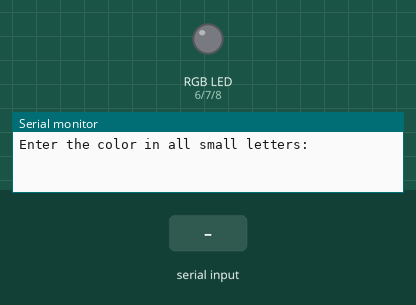
The sketch below on a simulated Arduino Uno, built with avr-gcc and run on an emulated ATmega328P. Shown: an RGB LED mixed from three pins (HIGH = lit), the last lines printed to the serial monitor. The test bench sets the inputs (shaded band).

Above: at 1.2 s.
1.3 s: "red" received over Serial
At 2.7 s:
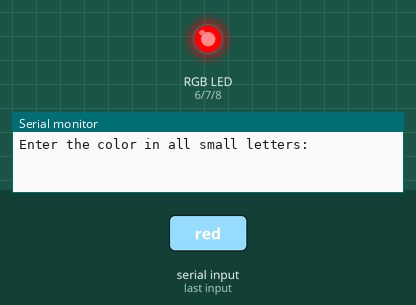
3.8 s: "green" received over Serial
At 6.2 s:
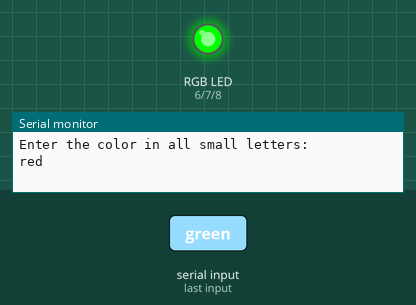
6.8 s: "blue" received over Serial
At 9.7 s:
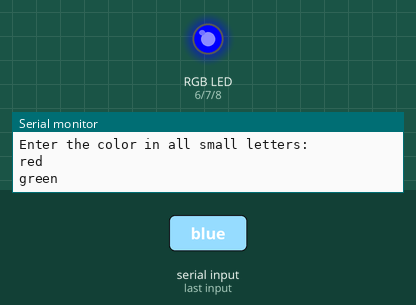
Timing chart, 0 to 11.2 s (numbered marks = the images above; inputs shaded):
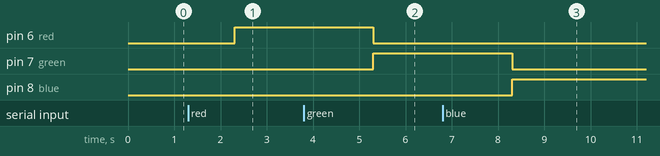

The sketch:

ColorLEDusingRead.ino
```cpp
//Simple program to demonstrate a RGB led using user input for the color.

//Same as RGBLed.ino. CHeck that file out.
//Here we are using string as the user input instead of integer in RGBLed.ino.


int red =6;
int green =7;
int blue =8;

int wait = 2000;

String ask = "Enter the color in all small letters: ";


void setup() {
  // put your setup code here, to run once:
pinMode(red,OUTPUT);
pinMode(green,OUTPUT);
pinMode(blue,OUTPUT);
Serial.begin(9600);
}

void loop() {
  // put your main code here, to run repeatedly:
Serial.println(ask);

while(Serial.available() == 0){

}
ask = Serial.readString();

if(ask == "red"){
  digitalWrite(red,HIGH);
  digitalWrite(green,LOW);
  digitalWrite(blue,LOW);
}
if(ask == "green"){
  digitalWrite(red,LOW);
  digitalWrite(green,HIGH);
  digitalWrite(blue,LOW);
}
if(ask == "blue"){
  digitalWrite(red,LOW);
  digitalWrite(green,LOW);
  digitalWrite(blue,HIGH);
}


delay(wait);

}
```

Measured:
- after the input at 1.3 s, pin 6 (red): LOW → HIGH after 1.0 s
- after the input at 3.8 s, pin 6 (red): HIGH → LOW after 1.5 s; pin 7 (green): LOW → HIGH after 1.5 s
- after the input at 6.8 s, pin 7 (green): HIGH → LOW after 1.5 s; pin 8 (blue): LOW → HIGH after 1.5 s
